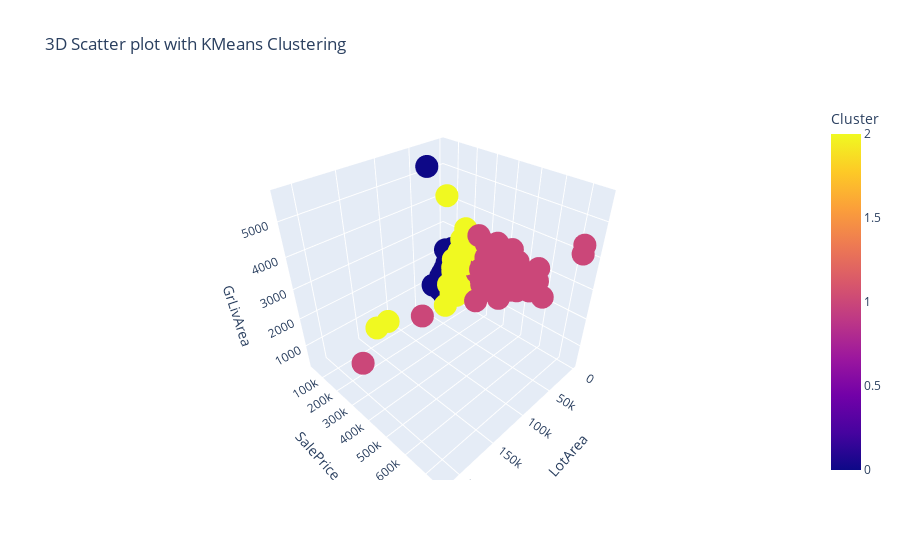

The code cell stored with this chart in its notebook:
### Code cell
data = df[['LotArea', 'SalePrice', 'GrLivArea']]

kmeans = KMeans(n_clusters=3)
kmeans.fit(data)

df['Cluster'] = kmeans.labels_

fig = px.scatter_3d(
    df, 
    x='LotArea', 
    y='SalePrice', 
    z='GrLivArea', 
    color='Cluster',
    title='3D Scatter plot with KMeans Clustering'
)

fig.show()

### Figure 1 — Plotly figure (JSON) as saved in the notebook; plotly's stock layout.template omitted (floating-point values rounded to 4 significant figures; data arrays with more than 128 entries replaced by an {"elided": "..."} marker saying what was removed)
{"data": [{"hovertemplate": "LotArea=%{x}<br>SalePrice=%{y}<br>GrLivArea=%{z}<br>Cluster=%{marker.color}<extra></extra>", "legendgroup": "", "marker": {"color": {"elided": "1460 int values"}, "coloraxis": "coloraxis", "symbol": "circle"}, "mode": "markers", "name": "", "scene": "scene", "showlegend": false, "type": "scatter3d", "x": {"elided": "1460 int values"}, "y": {"elided": "1460 int values"}, "z": {"elided": "1460 int values"}}], "layout": {"coloraxis": {"colorbar": {"title": {"text": "Cluster"}}, "colorscale": [[0, "#0d0887"], [0.1111, "#46039f"], [0.2222, "#7201a8"], [0.3333, "#9c179e"], [0.4444, "#bd3786"], [0.5556, "#d8576b"], [0.6667, "#ed7953"], [0.7778, "#fb9f3a"], [0.8889, "#fdca26"], [1, "#f0f921"]]}, "legend": {"tracegroupgap": 0}, "scene": {"domain": {"x": [0, 1], "y": [0, 1]}, "xaxis": {"title": {"text": "LotArea"}}, "yaxis": {"title": {"text": "SalePrice"}}, "zaxis": {"title": {"text": "GrLivArea"}}}, "title": {"text": "3D Scatter plot with KMeans Clustering"}}}
